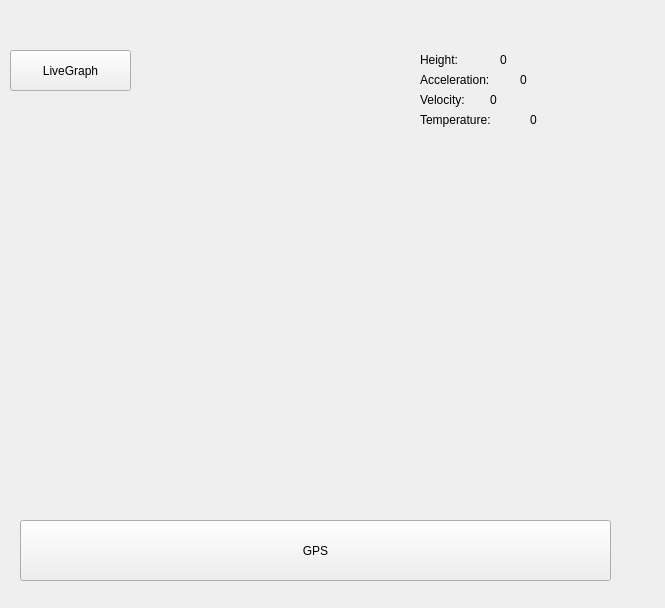
<?xml version="1.0" encoding="UTF-8"?>
<ui version="4.0">
 <class>Form</class>
 <widget class="QWidget" name="Form">
  <property name="geometry">
   <rect>
    <x>0</x>
    <y>0</y>
    <width>665</width>
    <height>608</height>
   </rect>
  </property>
  <property name="windowTitle">
   <string>Form</string>
  </property>
  <widget class="QLabel" name="label">
   <property name="geometry">
    <rect>
     <x>420</x>
     <y>50</y>
     <width>68</width>
     <height>19</height>
    </rect>
   </property>
   <property name="text">
    <string>Height:</string>
   </property>
  </widget>
  <widget class="QLabel" name="label_2">
   <property name="geometry">
    <rect>
     <x>420</x>
     <y>70</y>
     <width>111</width>
     <height>19</height>
    </rect>
   </property>
   <property name="text">
    <string>Acceleration:</string>
   </property>
  </widget>
  <widget class="QLabel" name="label_3">
   <property name="geometry">
    <rect>
     <x>420</x>
     <y>90</y>
     <width>68</width>
     <height>19</height>
    </rect>
   </property>
   <property name="text">
    <string>Velocity:</string>
   </property>
  </widget>
  <widget class="QLabel" name="label_4">
   <property name="geometry">
    <rect>
     <x>420</x>
     <y>110</y>
     <width>111</width>
     <height>19</height>
    </rect>
   </property>
   <property name="text">
    <string>Temperature:</string>
   </property>
  </widget>
  <widget class="QPushButton" name="pushButton">
   <property name="geometry">
    <rect>
     <x>10</x>
     <y>50</y>
     <width>121</width>
     <height>41</height>
    </rect>
   </property>
   <property name="text">
    <string>LiveGraph</string>
   </property>
  </widget>
  <widget class="QPushButton" name="pushButton_2">
   <property name="geometry">
    <rect>
     <x>20</x>
     <y>520</y>
     <width>591</width>
     <height>61</height>
    </rect>
   </property>
   <property name="text">
    <string>GPS</string>
   </property>
  </widget>
  <widget class="QLabel" name="label_5">
   <property name="geometry">
    <rect>
     <x>500</x>
     <y>50</y>
     <width>68</width>
     <height>19</height>
    </rect>
   </property>
   <property name="text">
    <string>0</string>
   </property>
  </widget>
  <widget class="QLabel" name="label_6">
   <property name="geometry">
    <rect>
     <x>520</x>
     <y>70</y>
     <width>68</width>
     <height>19</height>
    </rect>
   </property>
   <property name="text">
    <string>0</string>
   </property>
  </widget>
  <widget class="QLabel" name="label_7">
   <property name="geometry">
    <rect>
     <x>490</x>
     <y>90</y>
     <width>68</width>
     <height>19</height>
    </rect>
   </property>
   <property name="text">
    <string>0</string>
   </property>
  </widget>
  <widget class="QLabel" name="label_8">
   <property name="geometry">
    <rect>
     <x>530</x>
     <y>110</y>
     <width>68</width>
     <height>19</height>
    </rect>
   </property>
   <property name="text">
    <string>0</string>
   </property>
  </widget>
 </widget>
 <resources/>
 <connections/>
</ui>
